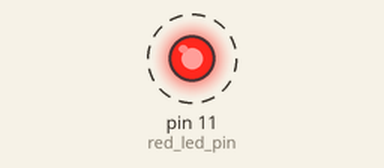
Simulated run of this sketch. Board: Arduino Uno, built with avr-gcc and run on an emulated ATmega328P. Parts: output pins drawn as LEDs (lit = HIGH). Dashed ring = blinking. What the sketch prints to the serial monitor is not drawn.

Above: at 0.5 s.
Timing chart, 0 to 4.6 s (numbered marks = the images above):
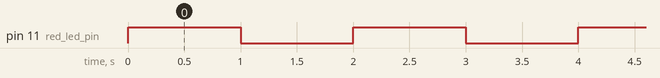

Measured:
- by itself, pin 11 (red_led_pin): alternates HIGH for 1.0 s and LOW for 1.0 s

The sketch:

Example1-BlinkingLed.ino
```cpp
const int red_led_pin = 11;

// Run once
void setup() {
   Serial.begin(9600);
   pinMode(red_led_pin, OUTPUT);
}

// the loop function runs over and over again forever
void loop() {
  digitalWrite(red_led_pin, HIGH);
  Serial.println("On");
  delay(1000);

  digitalWrite(red_led_pin, LOW);
  Serial.println("Off");
  delay(1000);
}
```
